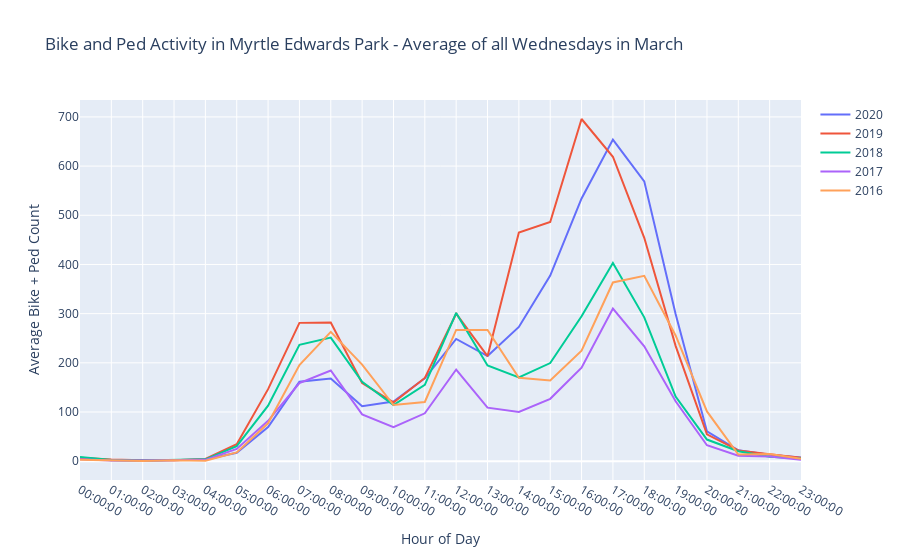

Write notebook code for a chart like this one.
### Markdown cell above
That data looks about right, based on what we saw from individual Fridays in March 2020 on the first graph. Usage peaks in late afternoon when people get off work. In the future I will output this as a dictionary so we can see the times associated with each count. For now I'm going to apply this function to different weekdays in March to compare trends. Let's choose Wednesday, because in transportation terms you get a better picture of people's habits if you choose data in the middle of the week.

### Code cell
fig = go.Figure()
fig.add_trace(go.Scatter(x=alltimes, y=monthly_average_by_hour(3, 2020, 'Wednesday'),
                    mode='lines',
                    name='2020'))
fig.add_trace(go.Scatter(x=alltimes, y=monthly_average_by_hour(3, 2019, 'Wednesday'),
                    mode='lines',
                    name='2019'))
fig.add_trace(go.Scatter(x=alltimes, y=monthly_average_by_hour(3, 2018, 'Wednesday'),
                    mode='lines',
                    name='2018'))
fig.add_trace(go.Scatter(x=alltimes, y=monthly_average_by_hour(3, 2017, 'Wednesday'),
                    mode='lines',
                    name='2017'))
fig.add_trace(go.Scatter(x=alltimes, y=monthly_average_by_hour(3, 2016, 'Wednesday'),
                    mode='lines',
                    name='2016'))
fig.update_layout(title='Bike and Ped Activity in Myrtle Edwards Park - Average of all Wednesdays in March',
                   xaxis_title='Hour of Day',
                   yaxis_title='Average Bike + Ped Count')
fig.show()

### Figure 1 — Plotly figure (JSON) as saved in the notebook; plotly's stock layout.template omitted (floating-point values rounded to 4 significant figures)
{"data": [{"mode": "lines", "name": "2020", "type": "scatter", "x": ["00:00:00", "01:00:00", "02:00:00", "03:00:00", "04:00:00", "05:00:00", "06:00:00", "07:00:00", "08:00:00", "09:00:00", "10:00:00", "11:00:00", "12:00:00", "13:00:00", "14:00:00", "15:00:00", "16:00:00", "17:00:00", "18:00:00", "19:00:00", "20:00:00", "21:00:00", "22:00:00", "23:00:00"], "y": [6.25, 1.75, 1, 2.5, 3.25, 17.25, 69.5, 161.8, 168, 111.8, 121.5, 168.5, 248.5, 213.8, 273, 377.5, 534.2, 654, 569, 299.2, 60.5, 22.25, 13, 7.5]}, {"mode": "lines", "name": "2019", "type": "scatter", "x": ["00:00:00", "01:00:00", "02:00:00", "03:00:00", "04:00:00", "05:00:00", "06:00:00", "07:00:00", "08:00:00", "09:00:00", "10:00:00", "11:00:00", "12:00:00", "13:00:00", "14:00:00", "15:00:00", "16:00:00", "17:00:00", "18:00:00", "19:00:00", "20:00:00", "21:00:00", "22:00:00", "23:00:00"], "y": [7.25, 3.5, 2, 2, 4.5, 34.5, 146.5, 281.2, 282, 159, 119.5, 169.2, 299.8, 213.5, 465, 486.5, 695.8, 619, 454.2, 234.5, 54.75, 22, 14.25, 6.75]}, {"mode": "lines", "name": "2018", "type": "scatter", "x": ["00:00:00", "01:00:00", "02:00:00", "03:00:00", "04:00:00", "05:00:00", "06:00:00", "07:00:00", "08:00:00", "09:00:00", "10:00:00", "11:00:00", "12:00:00", "13:00:00", "14:00:00", "15:00:00", "16:00:00", "17:00:00", "18:00:00", "19:00:00", "20:00:00", "21:00:00", "22:00:00", "23:00:00"], "y": [8.75, 2.5, 1.5, 3.25, 3.75, 30.5, 113, 236.8, 251.2, 161.5, 114, 155.2, 301.5, 194.5, 170.5, 199.5, 294.8, 403, 292.5, 131.5, 44, 20.25, 9.25, 5.5]}, {"mode": "lines", "name": "2017", "type": "scatter", "x": ["00:00:00", "01:00:00", "02:00:00", "03:00:00", "04:00:00", "05:00:00", "06:00:00", "07:00:00", "08:00:00", "09:00:00", "10:00:00", "11:00:00", "12:00:00", "13:00:00", "14:00:00", "15:00:00", "16:00:00", "17:00:00", "18:00:00", "19:00:00", "20:00:00", "21:00:00", "22:00:00", "23:00:00"], "y": [3.8, 1.4, 1.6, 2.2, 2.8, 25, 82.2, 158.6, 184.4, 95.2, 69.2, 97.4, 186.4, 108.8, 100, 126.8, 190.2, 310.4, 233.6, 121.8, 32.4, 11, 9.6, 3]}, {"mode": "lines", "name": "2016", "type": "scatter", "x": ["00:00:00", "01:00:00", "02:00:00", "03:00:00", "04:00:00", "05:00:00", "06:00:00", "07:00:00", "08:00:00", "09:00:00", "10:00:00", "11:00:00", "12:00:00", "13:00:00", "14:00:00", "15:00:00", "16:00:00", "17:00:00", "18:00:00", "19:00:00", "20:00:00", "21:00:00", "22:00:00", "23:00:00"], "y": [3, 1.4, 0.4, 2, 1, 17.8, 77, 195.6, 263, 196.4, 114.2, 120.4, 267, 266.8, 169.8, 164.2, 224.8, 363.4, 377, 255.6, 101.2, 13.6, 14.4, 5]}], "layout": {"autosize": true, "title": {"text": "Bike and Ped Activity in Myrtle Edwards Park - Average of all Wednesdays in March"}, "xaxis": {"autorange": true, "range": [0, 23], "title": {"text": "Hour of Day"}, "type": "category"}, "yaxis": {"autorange": true, "range": [-38.23, 734.4], "title": {"text": "Average Bike + Ped Count"}, "type": "linear"}}}
